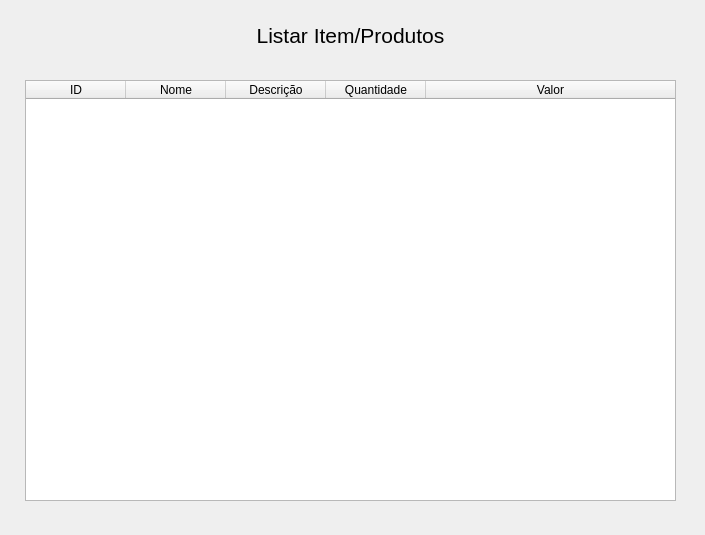
<?xml version="1.0" encoding="UTF-8"?>
<ui version="4.0">
 <class>ShowItems</class>
 <widget class="QDialog" name="ShowItems">
  <property name="geometry">
   <rect>
    <x>0</x>
    <y>0</y>
    <width>705</width>
    <height>535</height>
   </rect>
  </property>
  <property name="windowTitle">
   <string>Dialog</string>
  </property>
  <widget class="QTableWidget" name="tableWidget_showItems">
   <property name="geometry">
    <rect>
     <x>25</x>
     <y>80</y>
     <width>651</width>
     <height>421</height>
    </rect>
   </property>
   <property name="editTriggers">
    <set>QAbstractItemView::NoEditTriggers</set>
   </property>
   <property name="showGrid">
    <bool>true</bool>
   </property>
   <attribute name="horizontalHeaderVisible">
    <bool>true</bool>
   </attribute>
   <attribute name="horizontalHeaderStretchLastSection">
    <bool>true</bool>
   </attribute>
   <attribute name="verticalHeaderVisible">
    <bool>false</bool>
   </attribute>
   <column>
    <property name="text">
     <string>ID</string>
    </property>
   </column>
   <column>
    <property name="text">
     <string>Nome</string>
    </property>
   </column>
   <column>
    <property name="text">
     <string>Descrição</string>
    </property>
   </column>
   <column>
    <property name="text">
     <string>Quantidade</string>
    </property>
   </column>
   <column>
    <property name="text">
     <string>Valor</string>
    </property>
   </column>
  </widget>
  <widget class="QLabel" name="label_showItemsTitle">
   <property name="geometry">
    <rect>
     <x>20</x>
     <y>20</y>
     <width>661</width>
     <height>31</height>
    </rect>
   </property>
   <property name="font">
    <font>
     <pointsize>16</pointsize>
    </font>
   </property>
   <property name="text">
    <string>Listar Item/Produtos</string>
   </property>
   <property name="alignment">
    <set>Qt::AlignCenter</set>
   </property>
  </widget>
 </widget>
 <resources/>
 <connections/>
</ui>
